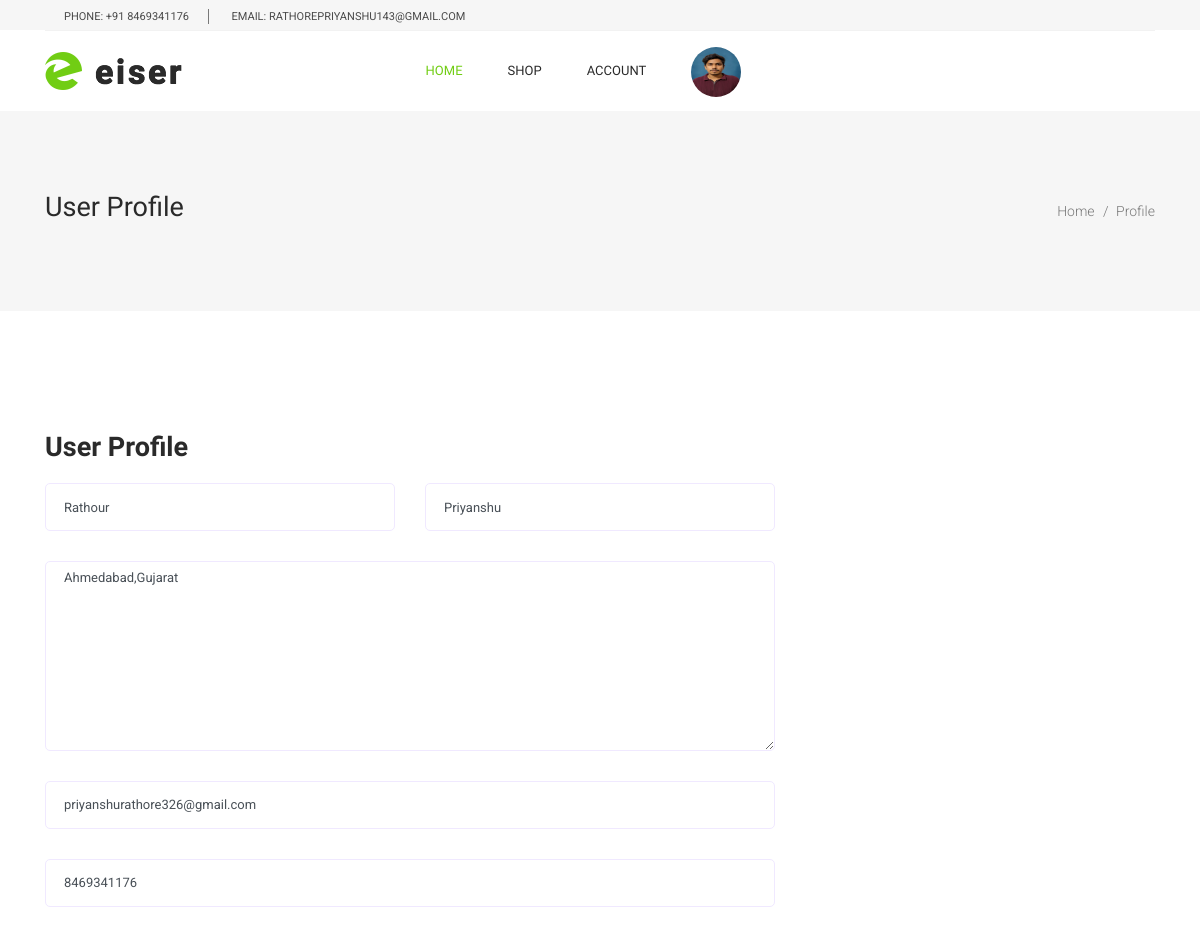
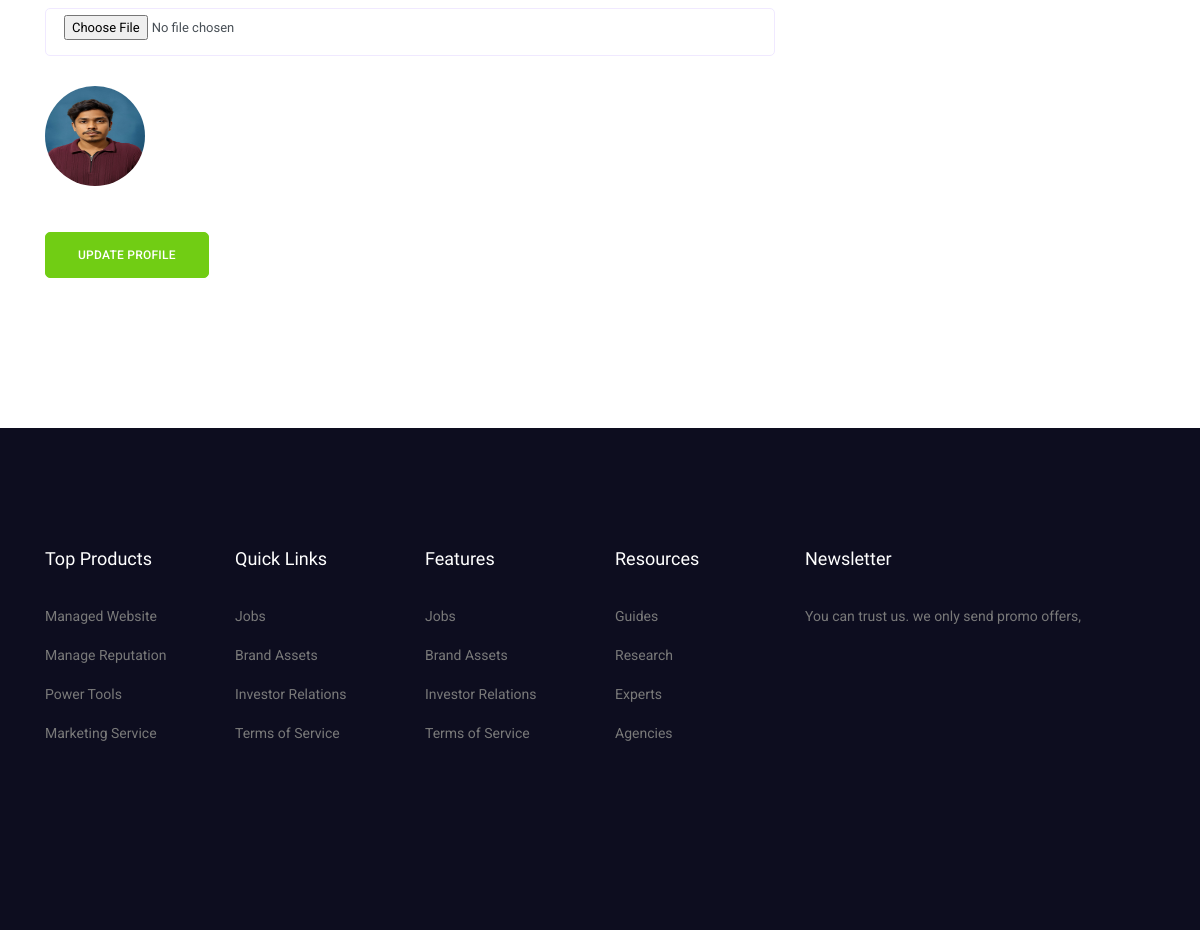
The app's page /profile/ (signed in) with its own data (2 pictures, top to bottom).
### myapp/models.py (models this page shows, shortened)
class User(models.Model):
    fname=models.CharField(max_length=100)
    lname=models.CharField(max_length=100)
    email=models.EmailField()
    mobile=models.PositiveIntegerField()
    address=models.TextField()
    password=models.CharField(max_length=100)
    profile_picture=models.ImageField(upload_to="profile_picture/")
    usertype=models.CharField(max_length=100,default="buyer")

### myapp/views.py (the view)
# urls.py: path('profile/',views.profile,name='profile'),
def profile(request):
    user=User.objects.get(email=request.session['email'])
    if request.method=='POST':
        user.fname=request.POST['fname']
        user.lname=request.POST['lname']
        user.mobile=request.POST['mobile']
        user.address=request.POST['address']
        try:
            user.profile_picture=request.FILES['profile_picture']
        except:
            pass
        user.save()
        request.session['profile_picture']=user.profile_picture.url
        msg="profile updated successfully"
        if user.usertype=="buyer":
            return render(request,'profile.html',{'user':user,'msg':msg})
        else:
            return render(request,'seller-profile.html',{'user':user,'msg':msg})
    else:
        if user.usertype=="buyer":
            return render(request,'profile.html',{'user':user})
        else:
            return render(request,'seller-profile.html',{'user':user})

### myapp/templates/profile.html (shortened to what this page needs)
{% extends 'header.html' %}
{% load static  %}
{% block content %}
<!DOCTYPE html>
<html lang="en">
  <head>
  </head>
  <body>
    <section class="banner_area">
      <div class="banner_inner d-flex align-items-center">
        <div class="container">
          <div
            class="banner_content d-md-flex justify-content-between align-items-center"
          >
            <div class="mb-3 mb-md-0">
              <h2>User Profile</h2>
            </div>
            <div class="page_link">
              <a href="/">Home</a>
              <a href="#">Profile</a>
            </div>
          </div>
        </div>
      </div>
    </section>
  <section class="section_gap">
    <div class="container">
     <div class="row">
        <div class="col-12">
          <h2 class="contact-title">User Profile</h2>
        </div>
        <div class="col-lg-8 mb-4 mb-lg-0">
          <form class="form-contact contact_form" action="{% url 'profile' %}" method="post" id="contactForm" enctype="multipart/form-data">
            <div class="row">
                <div class="col-sm-6">
                <div class="form-group">
                  <input class="form-control" name="fname" id="name" type="text" value="{{user.fname}}">
                </div>
              </div>
              <div class="col-sm-6">
                <div class="form-group">
                  <input class="form-control" name="lname" id="name" type="text" value="{{user.lname}}">
                </div>
              </div>
              <div class="col-12">
                <div class="form-group">
                    <textarea class="form-control w-100" name="address" id="message" cols="30" rows="9">{{user.address}}</textarea>
                </div>
              </div>
              <div class="col-sm-12">
                <div class="form-group">
                  <input class="form-control" name="email" id="email" type="email" value="{{user.email}}" readonly>
                </div>
              </div>
              <div class="col-12">
                <div class="form-group">
                  <input class="form-control" name="mobile" id="subject" type="text" value="{{user.mobile}}">
                </div>
              </div>
              <div class="col-12">
                <div class="form-group">
                  <input class="form-control" name="profile_picture" id="subject" type="file">
                </div>
              </div>
              <div class="col-12">
                <div class="form-group">
                  <img src="{{user.profile_picture.url}}" style="width: 100px;height: 100px;border-radius: 50%;">
                </div>
              </div>
            </div>
            <div class="form-group mt-lg-3">
              <button type="submit" class="main_btn">Update Profile</button>
            </div>
          </form>
        </div>
    </div>
  </section>
</body>
</html>
{% endblock %}

### myapp/static/css/style.css (style rules this page uses)
body { line-height:24px;font-size:14px;font-family:"Roboto",sans-serif;font-weight:normal;color:#797979 }
h1,h2,h3,h4,h5,h6 { font-family:"Heebo",sans-serif;color:#2a2a2a;font-weight:500 }
a { text-decoration:none;transition:all 0.3s ease-in-out }
.section_gap { padding:120px 0px }
.banner_area { position:relative;z-index:1;min-height:200px }
.banner_area .banner_inner { position:relative;overflow:hidden;width:100%;min-height:200px;background:#f6f6f6;z-index:1 }
.banner_area .banner_inner .banner_content { position:relative;z-index:10 }
.banner_area .banner_inner .banner_content h2 { font-size:27px;font-weight:500 }
.banner_area .banner_inner .banner_content .page_link a { font-size:14px;font-weight:300;color:#797979;font-family:"Roboto",sans-serif;margin-right:18px;position:relative }
.banner_area .banner_inner .banner_content .page_link a:before { content:"/";font-size:14px;position:absolute;right:-14px;top:50%;transform:translateY(-50%) }
.banner_area .banner_inner .banner_content .page_link a:last-child { margin-right:0px }
.banner_area .banner_inner .banner_content .page_link a:last-child:before { display:none }
.contact-title { font-size:27px;font-weight:600;margin-bottom:20px }
.form-contact .form-group { margin-bottom:15px }
@media (min-width: 1000px) { .form-contact .form-group { margin-bottom:30px } }
.form-contact .form-control { border:1px solid #f0e9ff;border-radius:5px;height:48px;padding-left:18px;font-size:13px;background:transparent }
.form-contact .form-control::placeholder { font-weight:300;color:#999999 }
.form-contact textarea { border-radius:12px;height:100% !important }
h2 { font-size:30px }
.main_btn { display:inline-block;background:#71cd14;padding:0px 32px;letter-spacing:0.25px;color:#fff;font-family:"Roboto",sans-serif;font-size:12px;font-weight:500;line-height:44px;outline:none !important;box-shadow:none !important;text-align:center;border:1px solid #71cd14;cursor:pointer;text-transform:uppercase;transition:all 300ms linear 0s;border-radius:5px }

### records on screen
User: fname "Rathour", lname "Priyanshu", address "Ahmedabad,Gujarat", email "priyanshurathore326@gmail.com", mobile "8469341176", profile_picture (picture)
